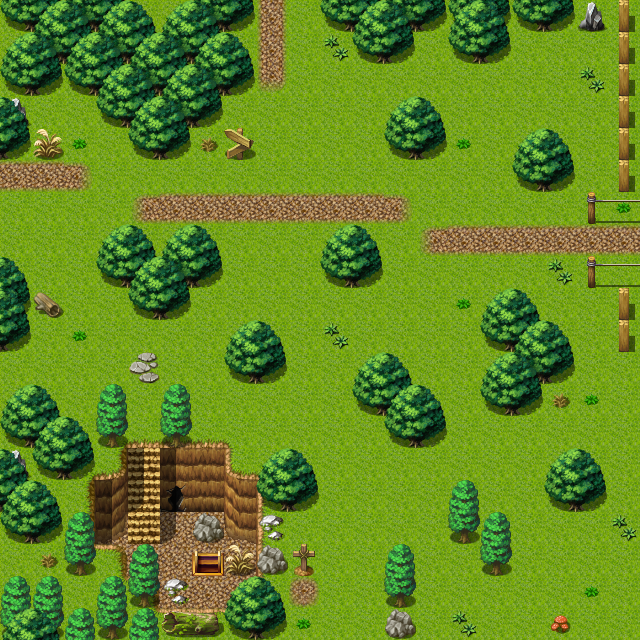

Rendered tile map (Tiled .tmx) drawn with the repository's tilesets; below, a short description and the map source with its tile grids summarised:
An orthogonal 20x20 tile map with 32x32 px tiles, 3 tile layers (Ground, Objects, Above), 1 hidden layer not drawn, 40 tilesets and 15 objects (8x mapchange, 5x spawn, 2x sign).

<map version="1.0" orientation="orthogonal" width="20" height="20" tilewidth="32" tileheight="32">
 <properties>
  <property name="outside" value="1" />
 </properties>
 <tileset firstgid="1" name="map_bed_1" tilewidth="32" tileheight="32">
  <image source="../drawable/map_bed_1.png" width="512" height="256" />
 </tileset>
 <tileset firstgid="129" name="map_border_1" tilewidth="32" tileheight="32">
  <image source="../drawable/map_border_1.png" width="512" height="256" />
 </tileset>
 <tileset firstgid="257" name="map_bridge_1" tilewidth="32" tileheight="32">
  <image source="../drawable/map_bridge_1.png" width="512" height="256" />
 </tileset>
 <tileset firstgid="385" name="map_broken_1" tilewidth="32" tileheight="32">
  <image source="../drawable/map_broken_1.png" width="512" height="256" />
 </tileset>
 <tileset firstgid="513" name="map_cavewall_1" tilewidth="32" tileheight="32">
  <image source="../drawable/map_cavewall_1.png" width="576" height="192" />
 </tileset>
 <tileset firstgid="621" name="map_cavewall_2" tilewidth="32" tileheight="32">
  <image source="../drawable/map_cavewall_2.png" width="576" height="192" />
 </tileset>
 <tileset firstgid="729" name="map_cavewall_3" tilewidth="32" tileheight="32">
  <image source="../drawable/map_cavewall_3.png" width="576" height="192" />
 </tileset>
 <tileset firstgid="837" name="map_chair_table_1" tilewidth="32" tileheight="32">
  <image source="../drawable/map_chair_table_1.png" width="512" height="256" />
 </tileset>
 <tileset firstgid="965" name="map_crate_1" tilewidth="32" tileheight="32">
  <image source="../drawable/map_crate_1.png" width="512" height="256" />
 </tileset>
 <tileset firstgid="1093" name="map_cupboard_1" tilewidth="32" tileheight="32">
  <image source="../drawable/map_cupboard_1.png" width="512" height="256" />
 </tileset>
 <tileset firstgid="1221" name="map_curtain_1" tilewidth="32" tileheight="32">
  <image source="../drawable/map_curtain_1.png" width="512" height="256" />
 </tileset>
 <tileset firstgid="1349" name="map_entrance_1" tilewidth="32" tileheight="32">
  <image source="../drawable/map_entrance_1.png" width="512" height="256" />
 </tileset>
 <tileset firstgid="1477" name="map_fence_1" tilewidth="32" tileheight="32">
  <image source="../drawable/map_fence_1.png" width="512" height="256" />
 </tileset>
 <tileset firstgid="1605" name="map_fence_2" tilewidth="32" tileheight="32">
  <image source="../drawable/map_fence_2.png" width="512" height="256" />
 </tileset>
 <tileset firstgid="1733" name="map_ground_1" tilewidth="32" tileheight="32">
  <image source="../drawable/map_ground_1.png" width="512" height="256" />
 </tileset>
 <tileset firstgid="1861" name="map_ground_2" tilewidth="32" tileheight="32">
  <image source="../drawable/map_ground_2.png" width="512" height="256" />
 </tileset>
 <tileset firstgid="1989" name="map_ground_3" tilewidth="32" tileheight="32">
  <image source="../drawable/map_ground_3.png" width="512" height="256" />
 </tileset>
 <tileset firstgid="2117" name="map_ground_4" tilewidth="32" tileheight="32">
  <image source="../drawable/map_ground_4.png" width="512" height="256" />
 </tileset>
 <tileset firstgid="2245" name="map_ground_5" tilewidth="32" tileheight="32">
  <image source="../drawable/map_ground_5.png" width="512" height="256" />
 </tileset>
 <tileset firstgid="2373" name="map_ground_6" tilewidth="32" tileheight="32">
  <image source="../drawable/map_ground_6.png" width="512" height="256" />
 </tileset>
 <tileset firstgid="2501" name="map_ground_7" tilewidth="32" tileheight="32">
  <image source="../drawable/map_ground_7.png" width="512" height="256" />
 </tileset>
 <tileset firstgid="2629" name="map_ground_8" tilewidth="32" tileheight="32">
  <image source="../drawable/map_ground_8.png" width="512" height="256" />
 </tileset>
 <tileset firstgid="2757" name="map_indoor_1" tilewidth="32" tileheight="32">
  <image source="../drawable/map_indoor_1.png" width="512" height="256" />
 </tileset>
 <tileset firstgid="2885" name="map_kitchen_1" tilewidth="32" tileheight="32">
  <image source="../drawable/map_kitchen_1.png" width="512" height="256" />
 </tileset>
 <tileset firstgid="3013" name="map_outdoor_1" tilewidth="32" tileheight="32">
  <image source="../drawable/map_outdoor_1.png" width="512" height="256" />
 </tileset>
 <tileset firstgid="3141" name="map_pillar_1" tilewidth="32" tileheight="32">
  <image source="../drawable/map_pillar_1.png" width="512" height="256" />
 </tileset>
 <tileset firstgid="3269" name="map_plant_1" tilewidth="32" tileheight="32">
  <image source="../drawable/map_plant_1.png" width="512" height="256" />
 </tileset>
 <tileset firstgid="3397" name="map_rock_1" tilewidth="32" tileheight="32">
  <image source="../drawable/map_rock_1.png" width="512" height="256" />
 </tileset>
 <tileset firstgid="3525" name="map_roof_1" tilewidth="32" tileheight="32">
  <image source="../drawable/map_roof_1.png" width="512" height="256" />
 </tileset>
 <tileset firstgid="3653" name="map_roof_2" tilewidth="32" tileheight="32">
  <image source="../drawable/map_roof_2.png" width="512" height="256" />
 </tileset>
 <tileset firstgid="3781" name="map_shop_1" tilewidth="32" tileheight="32">
  <image source="../drawable/map_shop_1.png" width="512" height="256" />
 </tileset>
 <tileset firstgid="3909" name="map_sign_ladder_1" tilewidth="32" tileheight="32">
  <image source="../drawable/map_sign_ladder_1.png" width="512" height="256" />
 </tileset>
 <tileset firstgid="4037" name="map_table_1" tilewidth="32" tileheight="32">
  <image source="../drawable/map_table_1.png" width="512" height="256" />
 </tileset>
 <tileset firstgid="4165" name="map_trail_1" tilewidth="32" tileheight="32">
  <image source="../drawable/map_trail_1.png" width="512" height="256" />
 </tileset>
 <tileset firstgid="4293" name="map_tree_1" tilewidth="32" tileheight="32">
  <image source="../drawable/map_tree_1.png" width="512" height="256" />
 </tileset>
 <tileset firstgid="4421" name="map_wall_1" tilewidth="32" tileheight="32">
  <image source="../drawable/map_wall_1.png" width="512" height="256" />
 </tileset>
 <tileset firstgid="4549" name="map_wall_2" tilewidth="32" tileheight="32">
  <image source="../drawable/map_wall_2.png" width="480" height="256" />
 </tileset>
 <tileset firstgid="4669" name="map_wall_3" tilewidth="32" tileheight="32">
  <image source="../drawable/map_wall_3.png" width="480" height="256" />
 </tileset>
 <tileset firstgid="4789" name="map_window_1" tilewidth="32" tileheight="32">
  <image source="../drawable/map_window_1.png" width="512" height="256" />
 </tileset>
 <tileset firstgid="4917" name="map_window_2" tilewidth="32" tileheight="32">
  <image source="../drawable/map_window_2.png" width="512" height="256" />
 </tileset>
 <layer name="Ground" width="20" height="20">
  <data>[400 cells, 400 non-empty, 9 distinct tile ids]</data>
 </layer>
 <layer name="Objects" width="20" height="20">
  <data>[400 cells, 146 non-empty, 39 distinct tile ids]</data>
 </layer>
 <layer name="Above" width="20" height="20">
  <data>[400 cells, 76 non-empty, 15 distinct tile ids]</data>
 </layer>
 <layer name="Walkable" width="20" height="20" visible="0">
  <data>[400 cells, 140 non-empty, 1 distinct tile ids]</data>
 </layer>
 <objectgroup name="Mapevents" width="0" height="0" visible="0">
  <object name="sign_wild3" type="sign" x="224" y="128" width="32" height="32" />
  <object name="north" type="mapchange" x="256" y="0" width="64" height="32">
   <properties>
    <property name="map" value="gapfiller3" />
    <property name="place" value="south" />
   </properties>
  </object>
  </objectgroup>
 <objectgroup name="Spawn" width="0" height="0" visible="0">
  <!-- 5 objects omitted --></objectgroup>
 <objectgroup name="Keys" width="0" height="0" visible="0" />
</map>
<!-- 13 of 15 objects omitted -->
